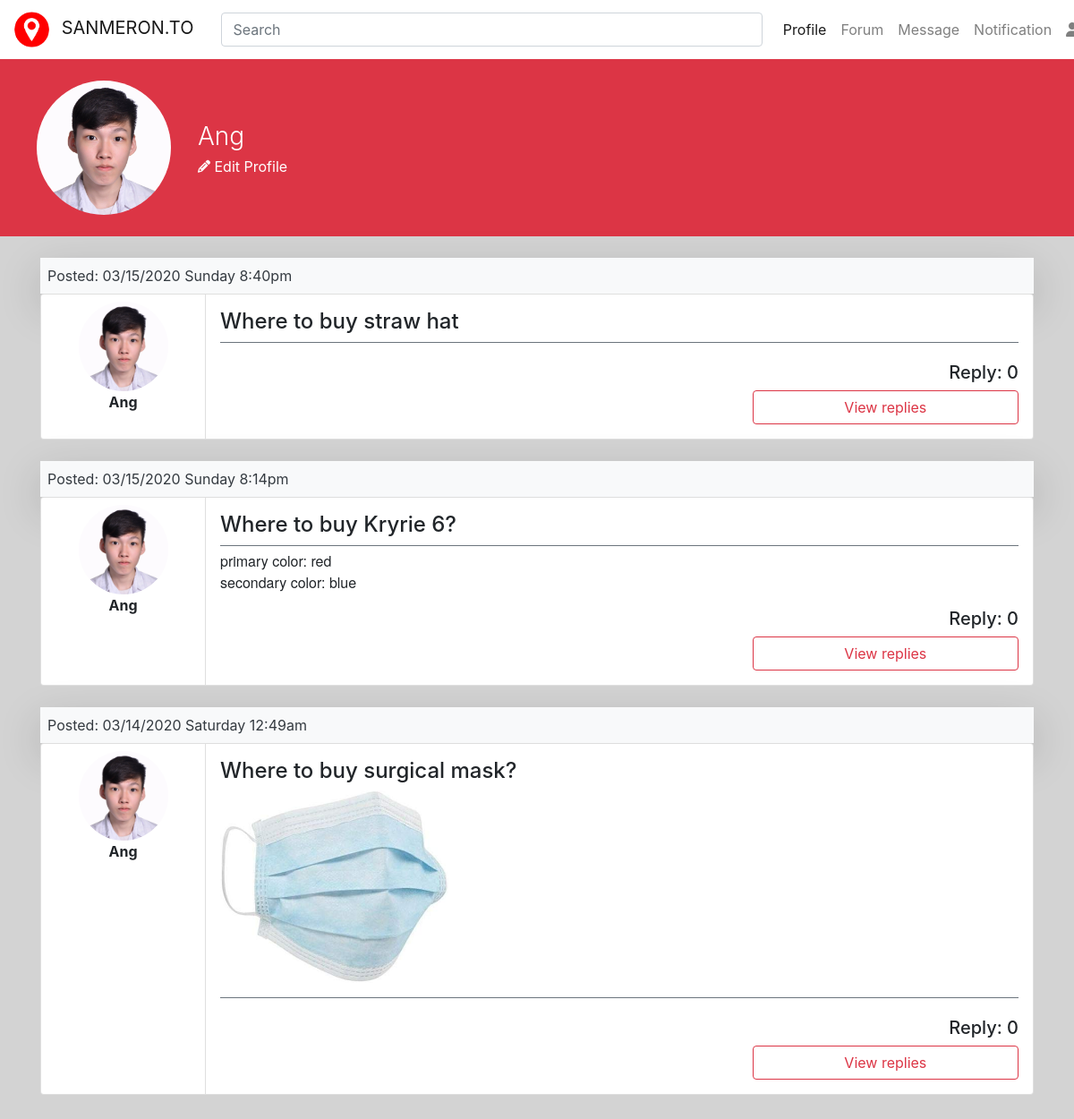
Screenshot of /profile.php (signed in) with the database file from the repository.
### tables this page shows
CREATE TABLE `tbl_posts` (
  `post_id` int(10) NOT NULL,
  `user_id` int(10) NOT NULL,
  `date_time` datetime DEFAULT NULL,
  `title` varchar(100) DEFAULT NULL,
  `category` int(10) DEFAULT NULL,
  `description` varchar(500) DEFAULT NULL,
  `picture` varchar(100) DEFAULT NULL
);

CREATE TABLE `tbl_users` (
  `user_id` int(10) NOT NULL,
  `userlevel` varchar(10) NOT NULL DEFAULT 'regular',
  `username` varchar(20) DEFAULT NULL,
  `password` varchar(32) DEFAULT NULL,
  `email` varchar(20) DEFAULT NULL,
  `userpicture` varchar(100) NOT NULL DEFAULT 'default.png',
  `gov_id` varchar(100) DEFAULT NULL
);

### profile.php (the view, shortened to what this page needs)
<?php
$user = $_SESSION['user'];
$user_id = $user['user_id'];
include "db_connection.php";
?>
<!DOCTYPE html>
<html lang="en">
<head>
    <link rel="stylesheet" href="https://stackpath.bootstrapcdn.com/bootstrap/4.4.1/css/bootstrap.min.css">
    <link href="https://maxcdn.bootstrapcdn.com/bootstrap/4.0.0-beta.2/css/bootstrap.min.css" rel="stylesheet" />
    <link rel="stylesheet" href="CSS/category.css">
</head>
<body>
    <nav class="navbar navbar-expand-md navbar-light bg-white sticky-top">
        <a href="index.php" class="navbar-brand">
            <img class="logo img-responsive rounded-circle mr-2" src="Images\logo.png" alt="">
            SANMERON.TO
        </a>
        <div class="collapse navbar-collapse" id="navbarSupportedContent">
            <form class="form col-xl-8">
                <input class="form-control mr-sm-2" type="search" placeholder="Search" aria-label="Search">
            </form>
            <ul class="navbar-nav mr-auto">
                <li class="nav-item active">
                    <a class="nav-link" href="profile.php">Profile</a>
                </li>
                <li class="nav-item">
                    <a class="nav-link" href="index.php">Forum</a>
                </li>
                <li class="nav-item">
                    <a class="nav-link" href="#">Message</a>
                </li>
                <li class="nav-item">
                    <a class="nav-link" href="#">Notification</a>
                </li>
                <li class="nav-item dropdown">
                    <a class="nav-link dropdown-toggle" href="#" id="navbarDropdown" role="button" data-toggle="dropdown" aria-haspopup="true" aria-expanded="false">
                        <i class="fas fa-user"></i>
                    </a>
                </li>
            </ul>
        </div>
    </nav>
    <div class="container-fluid bg-danger text-white p-4 mb-4">
        <div class="row ">
            <div class="col-6 col-md-3 col-lg-2 text-right">
                <?php echo "<img class='profilepicture img-fluid bg-danger' src='Userpicture/". $user['userpicture']."'>" ?>
            </div>
            <div class="col-6 col-md-9 col-lg-10 mt-5">
                <h3 class="font-weight-light" style="line-height:1em"> <?php echo $user['username'] ?></h3>
                <a href="edit_profile.php" class="text-white">
                    <i class="fa-sm fas fa-pencil-alt" aria-hidden="true"></i>
                    Edit Profile
                </a>
            </div>
        </div>
    </div>
    <div class="container">
        <div class="row mb-4">
                <?php
                if($user['userlevel'] == "premium")
                    echo '<div class="col-12">';
                else
                    echo '<div class="col-sm-12 col-md-8">';
                $sql = "SELECT p.*, u.username, u.userpicture
                        FROM tbl_posts p, tbl_users u
                        WHERE p.user_id = u.user_id
                        AND p.user_id = $user_id
                        ORDER BY date_time DESC";
                $result = mysqli_query($connection, $sql);
                while ($row = mysqli_fetch_array($result)) {
                    echo "<div class='row'>";
                    echo     "<div class='col'>";
                    echo         "<div class='shadow-lg p-2 bg-light text-dark'>Posted: ";
                    echo             date_format(new DateTime($row['date_time']), 'm/d/Y l g:ia');
                    echo         "</div>";
                    echo     "</div>";
                    echo "</div>";
                    echo "<div class='card-group mb-4'>";
                    echo     "<div class='card mb-0 col-sm-2 p-2'>";
                    echo         "<div class='card-block text-center'>";
                    echo             "<img class='userpicture img-fluid' src=Userpicture/" . $row['userpicture'] . ">";
                    echo             "<div class='medium'><strong>" . $row['username'] . "</strong></div>";
                    echo         "</div>";
                    echo     "</div>";
                    echo     "<div class='card col-sm-10 p-3'>";
                    echo         "<div class='card-block'>";
                    echo            "<div class='border-bottom border-secondary'>";
                    echo                "<h4>" . $row['title'] . "</h4>";
                    if (!empty($row['picture'])) {
                        echo "<img class='picture mb-3 img-fluid' src=Picture/" . $row['picture'] . ">";
                    }
                    echo            "</div>";
                    echo            "<pre>" . $row['description'] . "</pre>";
                    echo            "<form method='post'>";
                    echo                "<div class='text-right'>";
                    $sql2 = "SELECT r.*
                            FROM tbl_replies r
                            WHERE r.post_id = ".$row['post_id']."";
                    $result2 = mysqli_query($connection, $sql2);
                    if ($result2) {
                        $numrows = mysqli_num_rows($result2);
                        echo "<h5>Reply: " . $numrows . "</h5>";
                    }
                    echo                    "<button type='submit' name='" . $row['post_id'] . "v' class='btn btn-outline-danger col-5 col-sm-4'>View replies</button>";
                    echo                "</div>";
                    echo            "</form>";
                    echo         "</div>";
                    echo     "</div>";
                    echo "</div>";
                }
                ?>
            </div>
        </div>
    </div>
</body>
</html>

### CSS/category.css (style rules this page uses)
body { background: lightgray; }
.logo { height: 40px; }
.navbar { background-color: white; }
.picture { max-width: 255px; height: auto; }
.userpicture { border-radius: 50%; width: 100px; height: auto; }
.profilepicture { border-radius: 50%; width: 150px; height: auto; }
pre { margin-top: 5px; font-size: 16px; line-height: 1.5; font-family: "Helvetica Neue",Arial, Helvetica, sans-serif; }

### rows the page displays
tbl_posts: date_time "03/15/2020 Sunday 8:40pm", user.userpicture (picture), user.username "Ang", title "Where to buy straw hat", numrows "0"
tbl_posts: date_time "03/15/2020 Sunday 8:14pm", user.userpicture (picture), user.username "Ang", title "Where to buy Kryrie 6?", description "primary color: red secondary color: blue", numrows "0"
tbl_posts: date_time "03/14/2020 Saturday 12:49am", user.userpicture (picture), user.username "Ang", title "Where to buy surgical mask?", picture (picture), numrows "0"

### other values shown
$user['username'] "Ang"
